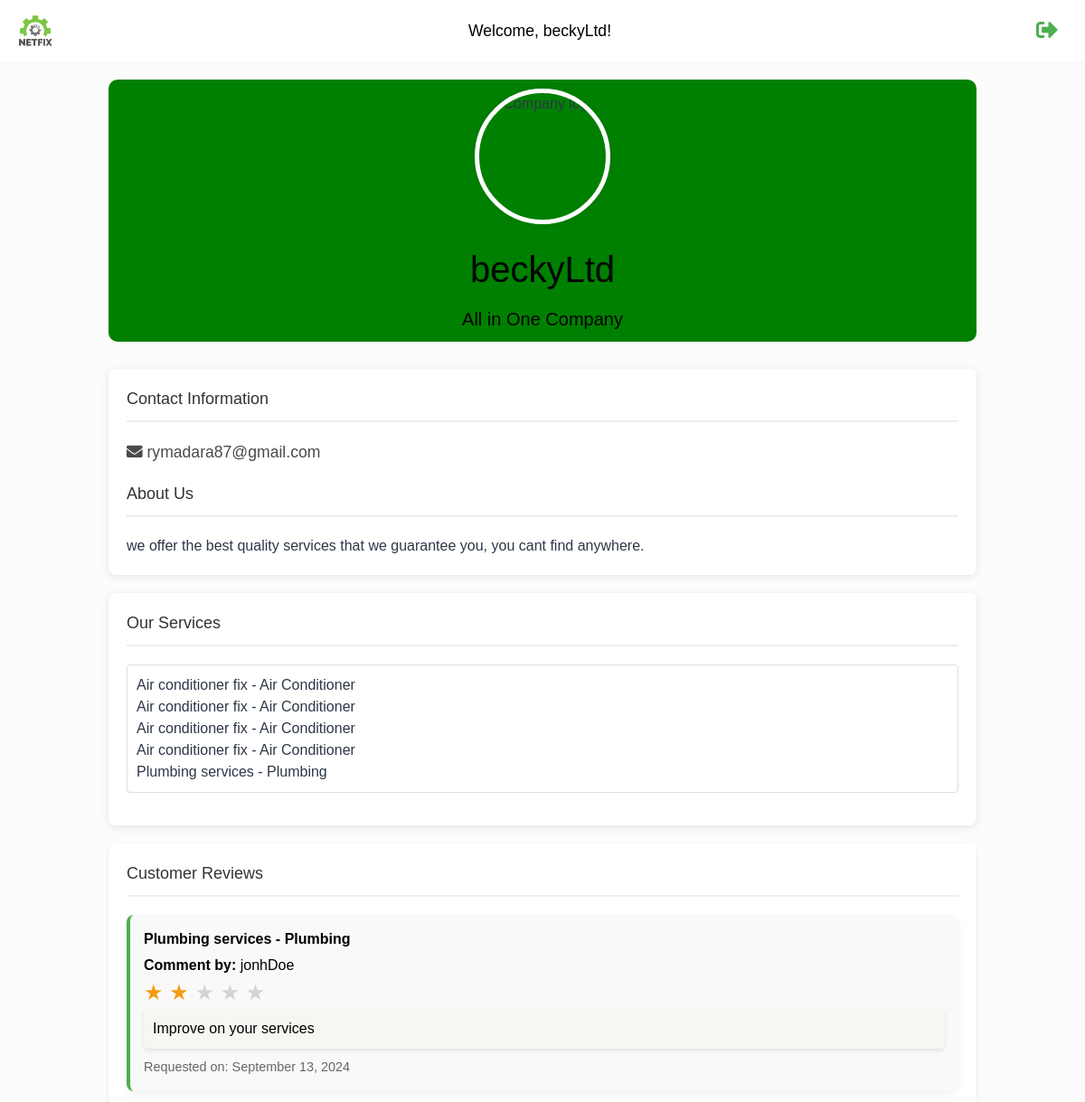
The app's page /company/beckyLtd (signed in, upper part), older data.
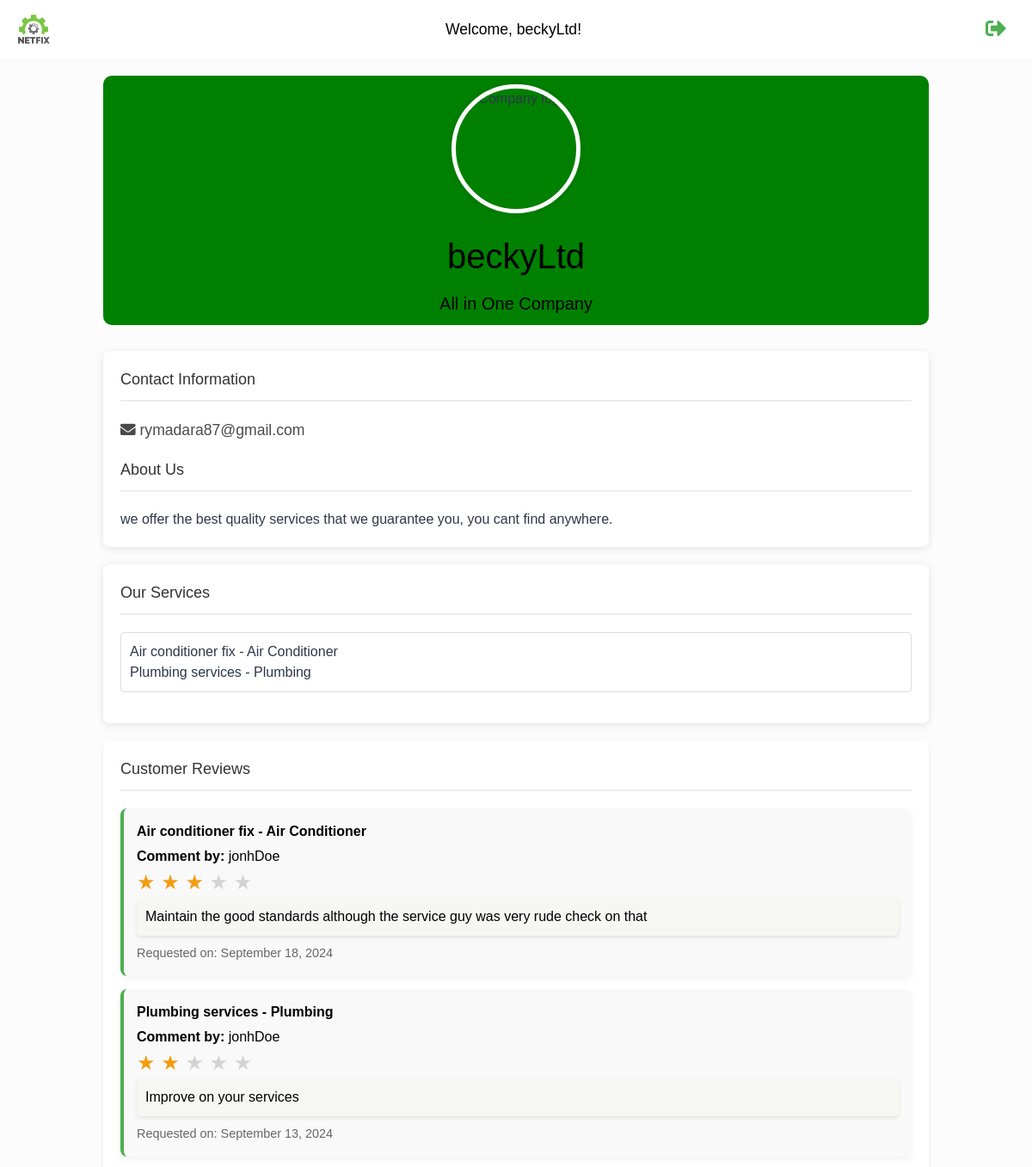
The same page, newer data.
### services/models.py (models this page shows, shortened)
class Service(models.Model):
    company = models.ForeignKey(Company, on_delete=models.CASCADE)
    name = models.CharField(max_length=40)
    description = models.TextField()
    price_hour = models.DecimalField(decimal_places=2, max_digits=100)
    rating = models.IntegerField(
        validators=[MinValueValidator(0), MaxValueValidator(5)], default=0
    )
    choices = (
        ("Air Conditioner", "Air Conditioner"),
        ("Carpentry", "Carpentry"),
        ("Electricity", "Electricity"),
        ("Gardening", "Gardening"),
        ("Home Machines", "Home Machines"),
        ("House Keeping", "House Keeping"),
        ("Interior Design", "Interior Design"),
        ("Locks", "Locks"),
        ("Painting", "Painting"),
        ("Plumbing", "Plumbing"),
        ("Water Heaters", "Water Heaters"),
    )
    field = models.CharField(max_length=30, blank=False, null=False, choices=choices)
    date = models.DateTimeField(auto_now=True, null=False)
    class Meta:
        unique_together = (
            "name",
            "company",
        )  # Ensure name and company together are unique

class RequestedService(models.Model):
    SERVICE_STATUS_CHOICES = [
        ("in_progress", "In Progress"),
        ("completed", "Completed"),
    ]
    company = models.ForeignKey(
        Company, on_delete=models.CASCADE, related_name="requested_services"
    )
    service_name = models.CharField(max_length=100)
    service_field = models.CharField(max_length=100)
    address = models.CharField(max_length=255)
    service_time_hours = models.DecimalField(max_digits=5, decimal_places=2)
    requested_at = models.DateTimeField(default=timezone.now)
    status = models.CharField(
        max_length=20, choices=SERVICE_STATUS_CHOICES, default="in_progress"
    )
    requested_by = models.ForeignKey(
        User, on_delete=models.CASCADE, related_name="requested_services"
    )
    customer_review = models.TextField(
        blank=True, null=True
    )  # Optional customer feedback
    rating = models.IntegerField(
        validators=[MinValueValidator(0), MaxValueValidator(5)], default=0
    )  # Rating given by the customer

### users/models.py (models this page shows)
class User(AbstractUser):
    is_company = models.BooleanField(default=False)
    is_customer = models.BooleanField(default=False)

### netfix/views.py (the view)
# urls.py: path("company/<str:name>", v.company_profile, name="company_profile"),
@login_required(login_url=reverse_lazy("users:choose_registration"))
def company_profile(request, name):
    user = get_object_or_404(User, username=name)
    services = Service.objects.filter(company=Company.objects.get(user=user)).order_by(
        "-date"
    )
    reviews = RequestedService.objects.filter(company__user=user).order_by(
        "-requested_at"
    )
    return render(
        request,
        "users/profile.html",
        {"user": user, "services": services, "reviews": reviews},
    )

### users/templates/users/profile.html (shortened to what this page needs)
{% extends 'main/base.html' %}
{% load static %}
{% block extra_css %}
<link rel="stylesheet" href="{% static 'css/style2.css' %}">
{% endblock %}
{% block content %}
<div class="company-profile-container">
    <header class="profile-header">
        <img src="https://plus.unsplash.com/premium_photo-1673326679548-962d2fe77423?q=80&w=987&auto=format&fit=crop&ixlib=rb-4.0.3&ixid=M3wxMjA3fDB8MHxwaG90by1wYWdlfHx8fGVufDB8fHx8fA%3D%3D" alt="Company logo" class="profile-photo" id="companyLogo">
        <h1 id="companyName">{{ user.username }}</h1>
        <p id="companyIndustry">{{ user.company.field_of_work }} Company</p>
    </header>
    <section class="profile-details">
        <div class="profile-info">
            <h2>Contact Information</h2>
            <p id="companyEmail"><i class="fas fa-envelope"></i> {{ user.email }}</p>
        </div>
        <div class="profile-description">
            <h2>About Us</h2>
            <p id="companyDescription">{{ user.company.description }}</p>
        </div>
    </section>
    <section class="services-section">
        <h2>Our Services</h2>
        <div class="form-group">
            <ul id="companyServices">
                {% for service in user.company.service_set.all %}
                    <li>{{ service.name }} - {{ service.field }}</li>
                {% endfor %}
            </ul>
        </div>
    </section>
    <section class="customer-reviews">
        <h2>Customer Reviews</h2>
        <div id="customerReviews">
            {% if reviews %}
                {% for review in reviews %}
                    {% if review.customer_review %}
                        <div class="review-item">
                            <div class="review-title">{{ review.service_name }} - {{ review.service_field }}</div>
                            <div> <strong>Comment by: </strong> {{ review.requested_by }}</div>
                            <div class="star-rating">
                                <span class="star{% if review.rating >= 1 %} filled{% endif %}">★</span>
                                <span class="star{% if review.rating >= 2 %} filled{% endif %}">★</span>
                                <span class="star{% if review.rating >= 3 %} filled{% endif %}">★</span>
                                <span class="star{% if review.rating >= 4 %} filled{% endif %}">★</span>
                                <span class="star{% if review.rating >= 5 %} filled{% endif %}">★</span>
                            </div>
                            <div class="review-content">{{ review.customer_review }}</div>
                            <div class="review-date">Requested on: {{ review.requested_at|date:"F d, Y" }}</div>
                        </div>
                    {% endif %}
                {% endfor %}
            {% else %}
                <p>No reviews yet.</p>
            {% endif %}
        </div>
    </section>
</div>
{% endblock %}

Row changes from the older to the newer data that the page shows:
removed Service: name "Air conditioner fix", field "Air Conditioner"
removed Service: name "Air conditioner fix", field "Air Conditioner"
removed Service: name "Air conditioner fix", field "Air Conditioner"
added RequestedService: service_name "Air conditioner fix", service_field "Air Conditioner", requested_by "jonhDoe", customer_review "Maintain the good standards although the service guy was very rude check on that", requested_at "September 18, 2024", rating 3 (drawn)
